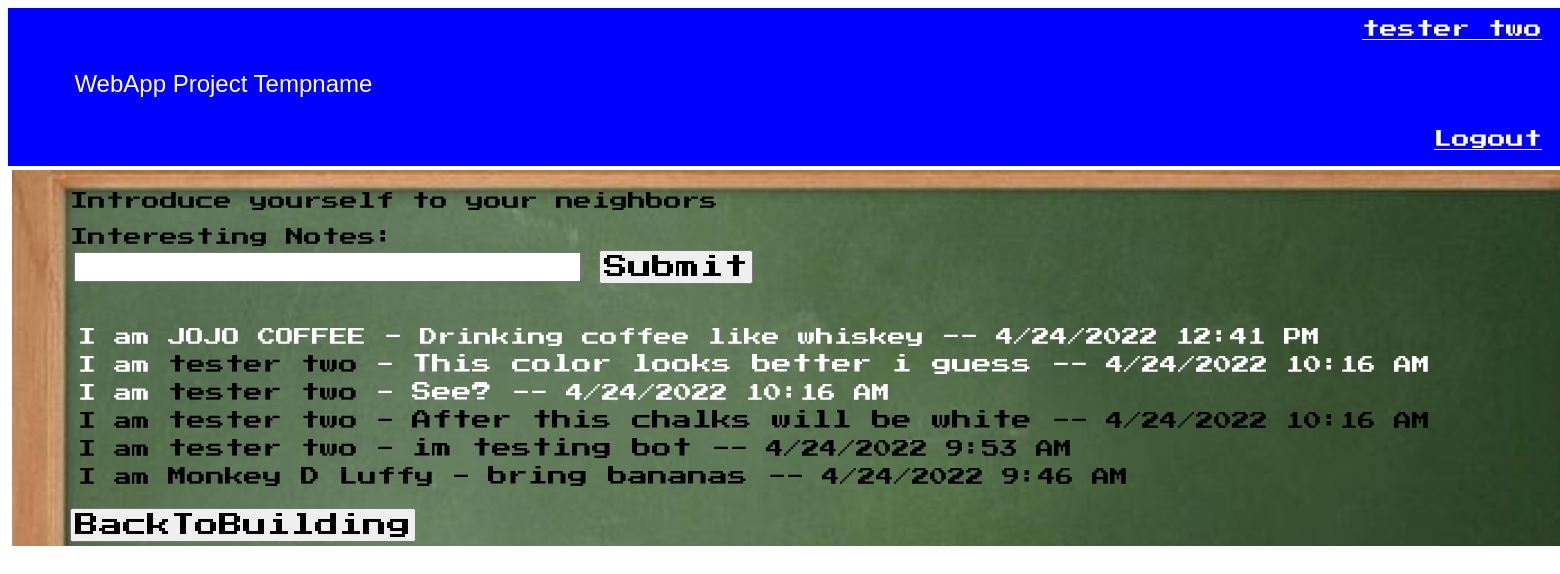
/global (signed in), run on the app's committed database.
### socialnetwork/models.py (models this page shows, shortened)
class Post(models.Model):
    text = models.CharField(max_length=200)
    user = models.ForeignKey(User, default=None, on_delete=models.PROTECT)
    creation_time = models.DateTimeField()

### socialnetwork/views.py (the view)
# urls.py: path('global',views.global_action, name='global'),
@login_required
def global_action(request):
    print("global action called")
    context = { 'posts': Post.objects.all().order_by('-creation_time') }
    if request.method == 'POST':
        context['form'] = LoginForm()
        return render(request, 'socialnetwork/global.html', context)
    return render(request, 'socialnetwork/global.html', context)

### socialnetwork/templates/socialnetwork/global.html (shortened to what this page needs)
{% extends "socialnetwork/base.html" %}
{% block nav-top %}
    <div>
        <a href="{% url 'myprofile' %}" id="id_nav_profile">
            <u>{{user.first_name}} {{user.last_name}}</u>
        </a>
    </div>
{% endblock %}
{% block nav-bot %}
    <div>
        <a href="{% url 'logout' %}" id="id_nav_logout">
            <u>Logout</u>
        </a>
    </div>
{% endblock %}
{% block global-stream %}
    {% load static %}
    <div class="globalBoard" style="background: url('{% static 'socialnetwork/image/chalkboard.png' %}');background-repeat: no-repeat; background-size:cover; width:1600px;">
        <p id="id_page_name">&nbsp;&nbsp;&nbsp;Introduce yourself to your neighbors</p>
        <label for="newpost">&nbsp;&nbsp;&nbsp;Interesting Notes:</label>
        <form method="post" action="{% url 'newpost' %}">
            <input type ="text" id="id_post_input_text" name="newpost">
            <button type="submit" id="id_post_button">Submit</button>
        </form>
        <br>
        <ol style="list-style: none;">
            {% for post in posts %}
                <li>
                    <td>
                        <a href="{% url 'othersprofile' post.user.profile.id %}" id="id_profile_link_{{post.id}}">
                            <div id="id_post_div_{{post.id}}">
                                &nbsp;I am <span id="id_post_profile_{{post.id}}">{{post.user.first_name}} {{post.user.last_name}}</span> -
                                <span id="id_post_text_{{post.id}}"> {{post.text}} </span> --
                                <span id="id_post_date_time_{{post.id}}">{{post.creation_time|date:"n/j/Y g:i A"}}</span>
                            </div>
                        </a>
                    </td>
                </li>
            {% endfor %}
        </ol>
        <button onclick="test()">BackToBuilding </button>
    </div>
{% endblock %}

### socialnetwork/templates/socialnetwork/base.html (shortened to what this page needs)
<!doctype html>
<html>
	<head>
	    {% load static %}
		<link href="{% static 'socialnetwork/base.css' %}" rel="stylesheet" type="text/css">
	</head>
	<body>
		<div class="header-div" id="id_header_div">
			<div class="nav-top">
				{% block nav-top %}
				{% endblock %}
			</div>
			<p id="id_site_name">WebApp Project Tempname</p>
			<div class="nav-bot">
				{% block nav-bot %}
				{% endblock %}
			</div>
		</div>
	    <div class="global-stream">
			{% block global-stream %}
			{% endblock %}
		</div>
		<div class="content">
		</div>
	</body>
</html>

### socialnetwork/static/socialnetwork/base.css (style rules this page uses)
* { font-family: 'Press Start 2P', cursive; font-size:18px; }
.header-div { background-color:blue; height: 150px; width: 100%; }
#id_site_name { color:white; font-size: x-large; padding-left: 4vw; font-family: sans-serif; text-align: left; }
#id_post_profile_1 { color:black; font-size:19px; }
#id_post_text_1 { font-size:20px; }
#id_post_date_time_1 { font-size:18px; }
#id_post_profile_2 { color:black; font-size:19px; }
#id_post_text_2 { font-size:20px; }
#id_post_date_time_2 { font-size:18px; }
#id_post_profile_3 { color:black; font-size:19px; }
#id_post_text_3 { font-size:20px; }
#id_post_date_time_3 { font-size:18px; }
#id_post_profile_4 { color:black; font-size:19px; }
#id_post_text_4 { font-size:20px; }
#id_post_date_time_4 { font-size:18px; }
#id_post_profile_5 { color:black; font-size:19px; }
#id_post_text_5 { font-size:20px; }
#id_post_date_time_5 { font-size:18px; }
#id_profile_link_1 { color:black; }
#id_profile_link_2 { color:black; }
#id_profile_link_3 { color:black; }
.nav-top { text-align: right; font-family: sans-serif; padding-right: 10px; font-size: 14px; }
.nav-bot { text-align: right; font-family: sans-serif; padding-right: 10px; font-size: 14px; }
.content { margin-left: auto; margin-right: auto; width: 70%; font-family: sans-serif; font-size: x-large; padding: 25px 50px; }
a { text-decoration: none; color:white; }
button { font-size: x-large; padding: 3px; }
input { font-size: x-large; }
div, form { padding: 4px; }
html, body { height:100%; }

### data on the page
Post: user.first_name "JOJO", user.last_name "COFFEE", text "Drinking coffee like whiskey", creation_time "4/24/2022 12:41 PM"
Post: user.first_name "tester", user.last_name "two", text "This color looks better i guess", creation_time "4/24/2022 10:16 AM"
Post: user.first_name "tester", user.last_name "two", text "See?", creation_time "4/24/2022 10:16 AM"
Post: user.first_name "tester", user.last_name "two", text "After this chalks will be white", creation_time "4/24/2022 10:16 AM"
Post: user.first_name "tester", user.last_name "two", text "im testing bot", creation_time "4/24/2022 9:53 AM"
Post: user.first_name "Monkey", user.last_name "D Luffy", text "bring bananas", creation_time "4/24/2022 9:46 AM"

### other printed values
{{ user.first_name }} "tester"
{{ user.last_name }} "two"
